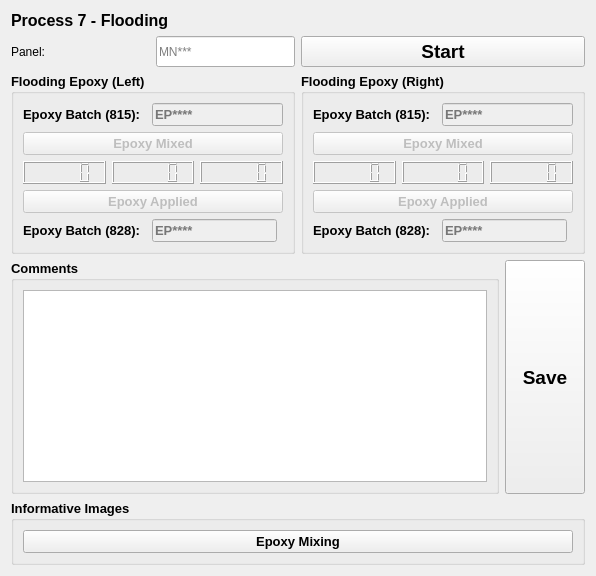
              <widget class="QWidget" name="p7Flooding">
               <layout class="QGridLayout" name="gridLayout_45">
                <item row="0" column="0">
                 <widget class="QLabel" name="label_31">
                  <property name="font">
                   <font>
                    <family>Arial</family>
                    <pointsize>12</pointsize>
                    <weight>75</weight>
                    <bold>true</bold>
                   </font>
                  </property>
                  <property name="text">
                   <string>Process 7 - Flooding</string>
                  </property>
                 </widget>
                </item>
                <item row="1" column="0">
                 <layout class="QHBoxLayout" name="horizontalLayout_25">
                  <item>
                   <layout class="QHBoxLayout" name="horizontalLayout_24">
                    <item>
                     <widget class="QLabel" name="label_130">
                      <property name="text">
                       <string>Panel:</string>
                      </property>
                     </widget>
                    </item>
                    <item>
                     <widget class="QLineEdit" name="panelInput7">
                      <property name="sizePolicy">
                       <sizepolicy hsizetype="Preferred" vsizetype="Preferred">
                        <horstretch>0</horstretch>
                        <verstretch>0</verstretch>
                       </sizepolicy>
                      </property>
                      <property name="text">
                       <string/>
                      </property>
                      <property name="maxLength">
                       <number>5</number>
                      </property>
                      <property name="placeholderText">
                       <string>MN***</string>
                      </property>
                     </widget>
                    </item>
                   </layout>
                  </item>
                  <item>
                   <widget class="QPushButton" name="startButton7">
                    <property name="sizePolicy">
                     <sizepolicy hsizetype="Preferred" vsizetype="Preferred">
                      <horstretch>0</horstretch>
                      <verstretch>0</verstretch>
                     </sizepolicy>
                    </property>
                    <property name="font">
                     <font>
                      <family>Arial</family>
                      <pointsize>14</pointsize>
                      <weight>75</weight>
                      <bold>true</bold>
                     </font>
                    </property>
                    <property name="text">
                     <string>Start</string>
                    </property>
                   </widget>
                  </item>
                 </layout>
                </item>
                <item row="2" column="0">
                 <layout class="QHBoxLayout" name="horizontalLayout_28">
                  <item>
                   <widget class="QGroupBox" name="groupBox_13">
                    <property name="font">
                     <font>
                      <family>Arial</family>
                      <pointsize>10</pointsize>
                      <weight>75</weight>
                      <bold>true</bold>
                     </font>
                    </property>
                    <property name="title">
                     <string>Flooding Epoxy (Left)</string>
                    </property>
                    <layout class="QGridLayout" name="gridLayout_41">
                     <item row="4" column="0" colspan="4">
                      <widget class="QPushButton" name="epoxy_applied5_2">
                       <property name="enabled">
                        <bool>false</bool>
                       </property>
                       <property name="font">
                        <font>
                         <family>Arial</family>
                         <pointsize>10</pointsize>
                         <weight>75</weight>
                         <bold>true</bold>
                        </font>
                       </property>
                       <property name="text">
                        <string>Epoxy Applied</string>
                       </property>
                      </widget>
                     </item>
                     <item row="3" column="0" colspan="4">
                      <layout class="QHBoxLayout" name="horizontalLayout_26">
                       <item>
                        <widget class="QLCDNumber" name="hour_disp_10"/>
                       </item>
                       <item>
                        <widget class="QLCDNumber" name="min_disp_10"/>
                       </item>
                       <item>
                        <widget class="QLCDNumber" name="sec_disp_10"/>
                       </item>
                      </layout>
                     </item>
                     <item row="2" column="0" colspan="4">
                      <widget class="QPushButton" name="epoxy_mixed5_2">
                       <property name="enabled">
                        <bool>false</bool>
                       </property>
                       <property name="font">
                        <font>
                         <family>Arial</family>
                         <pointsize>10</pointsize>
                         <weight>75</weight>
                         <bold>true</bold>
                        </font>
                       </property>
                       <property name="text">
                        <string>Epoxy Mixed</string>
                       </property>
                      </widget>
                     </item>
                     <item row="0" column="0" colspan="2">
                      <widget class="QLabel" name="label_134">
                       <property name="text">
                        <string>Epoxy Batch (815):</string>
                       </property>
                      </widget>
                     </item>
                     <item row="0" column="2" colspan="2">
                      <widget class="QLineEdit" name="epoxy_batch5_2">
                       <property name="enabled">
                        <bool>false</bool>
                       </property>
                       <property name="text">
                        <string/>
                       </property>
                       <property name="maxLength">
                        <number>6</number>
                       </property>
                       <property name="placeholderText">
                        <string>EP****</string>
                       </property>
                      </widget>
                     </item>
                     <item row="5" column="0">
                      <widget class="QLabel" name="label">
                       <property name="text">
                        <string>Epoxy Batch (828):</string>
                       </property>
                      </widget>
                     </item>
                     <item row="5" column="2">
                      <widget class="QLineEdit" name="epoxy_batch5_4">
                       <property name="enabled">
                        <bool>false</bool>
                       </property>
                       <property name="text">
                        <string/>
                       </property>
                       <property name="placeholderText">
                        <string>EP****</string>
                       </property>
                      </widget>
                     </item>
                    </layout>
                   </widget>
                  </item>
                  <item>
                   <widget class="QGroupBox" name="groupBox_18">
                    <property name="font">
                     <font>
                      <family>Arial</family>
                      <pointsize>10</pointsize>
                      <weight>75</weight>
                      <bold>true</bold>
                     </font>
                    </property>
                    <property name="title">
                     <string>Flooding Epoxy (Right)</string>
                    </property>
                    <layout class="QGridLayout" name="gridLayout_42">
                     <item row="0" column="0" colspan="2">
                      <widget class="QLabel" name="label_136">
                       <property name="text">
                        <string>Epoxy Batch (815):</string>
                       </property>
                      </widget>
                     </item>
                     <item row="3" column="0" colspan="4">
                      <layout class="QHBoxLayout" name="horizontalLayout_27">
                       <item>
                        <widget class="QLCDNumber" name="hour_disp_12"/>
                       </item>
                       <item>
                        <widget class="QLCDNumber" name="min_disp_12"/>
                       </item>
                       <item>
                        <widget class="QLCDNumber" name="sec_disp_12"/>
                       </item>
                      </layout>
                     </item>
                     <item row="0" column="2" colspan="2">
                      <widget class="QLineEdit" name="epoxy_batch5_3">
                       <property name="enabled">
                        <bool>false</bool>
                       </property>
                       <property name="text">
                        <string/>
                       </property>
                       <property name="maxLength">
                        <number>6</number>
                       </property>
                       <property name="placeholderText">
                        <string>EP****</string>
                       </property>
                      </widget>
                     </item>
                     <item row="4" column="0" colspan="4">
                      <widget class="QPushButton" name="epoxy_applied5_3">
                       <property name="enabled">
                        <bool>false</bool>
                       </property>
                       <property name="font">
                        <font>
                         <family>Arial</family>
                         <pointsize>10</pointsize>
                         <weight>75</weight>
                         <bold>true</bold>
                        </font>
                       </property>
                       <property name="text">
                        <string>Epoxy Applied</string>
                       </property>
                      </widget>
                     </item>
                     <item row="2" column="0" colspan="4">
                      <widget class="QPushButton" name="epoxy_mixed5_3">
                       <property name="enabled">
                        <bool>false</bool>
                       </property>
                       <property name="font">
                        <font>
                         <family>Arial</family>
                         <pointsize>10</pointsize>
                         <weight>75</weight>
                         <bold>true</bold>
                        </font>
                       </property>
                       <property name="text">
                        <string>Epoxy Mixed</string>
                       </property>
                      </widget>
                     </item>
                     <item row="5" column="0">
                      <widget class="QLabel" name="label_2">
                       <property name="text">
                        <string>Epoxy Batch (828):</string>
                       </property>
                      </widget>
                     </item>
                     <item row="5" column="2">
                      <widget class="QLineEdit" name="epoxy_batch5_5">
                       <property name="enabled">
                        <bool>false</bool>
                       </property>
                       <property name="placeholderText">
                        <string>EP****</string>
                       </property>
                      </widget>
                     </item>
                    </layout>
                   </widget>
                  </item>
                 </layout>
                </item>
                <item row="3" column="0">
                 <layout class="QHBoxLayout" name="horizontalLayout_29">
                  <item>
                   <widget class="QGroupBox" name="groupBox_23">
                    <property name="font">
                     <font>
                      <family>Arial</family>
                      <pointsize>10</pointsize>
                      <weight>75</weight>
                      <bold>true</bold>
                     </font>
                    </property>
                    <property name="title">
                     <string>Comments</string>
                    </property>
                    <layout class="QGridLayout" name="gridLayout_43">
                     <item row="0" column="0">
                      <widget class="QPlainTextEdit" name="commentBox7">
                       <property name="font">
                        <font>
                         <family>Arial</family>
                         <pointsize>12</pointsize>
                         <weight>75</weight>
                         <bold>true</bold>
                        </font>
                       </property>
                      </widget>
                     </item>
                    </layout>
                   </widget>
                  </item>
                  <item>
                   <widget class="QPushButton" name="saveButton5">
                    <property name="sizePolicy">
                     <sizepolicy hsizetype="Preferred" vsizetype="Preferred">
                      <horstretch>0</horstretch>
                      <verstretch>0</verstretch>
                     </sizepolicy>
                    </property>
                    <property name="font">
                     <font>
                      <family>Arial</family>
                      <pointsize>14</pointsize>
                      <weight>75</weight>
                      <bold>true</bold>
                     </font>
                    </property>
                    <property name="text">
                     <string>Save</string>
                    </property>
                    <attribute name="buttonGroup">
                     <string notr="true">saveButtons</string>
                    </attribute>
                   </widget>
                  </item>
                 </layout>
                </item>
                <item row="4" column="0">
                 <widget class="QGroupBox" name="groupBox_17">
                  <property name="font">
                   <font>
                    <family>Arial</family>
                    <pointsize>10</pointsize>
                    <weight>75</weight>
                    <bold>true</bold>
                   </font>
                  </property>
                  <property name="title">
                   <string>Informative Images</string>
                  </property>
                  <layout class="QGridLayout" name="gridLayout_44">
                   <item row="0" column="0">
                    <widget class="QPushButton" name="picfive1">
                     <property name="text">
                      <string>Epoxy Mixing</string>
                     </property>
                    </widget>
                   </item>
                  </layout>
                 </widget>
                </item>
               </layout>
              </widget>
